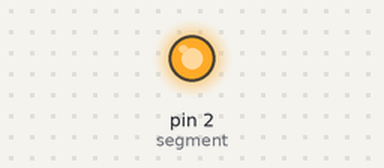
A sketch run on a simulated Arduino Uno, built with avr-gcc and run on an emulated ATmega328P. Shown: output pins drawn as LEDs (lit = HIGH). What the sketch prints to the serial monitor is not drawn.

Above: at 3.0 s.
At 9.2 s:
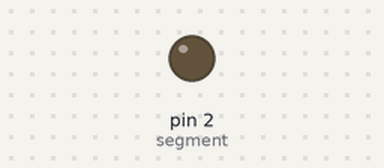
Timing chart, 0 to 16.0 s (numbered marks = the images above):
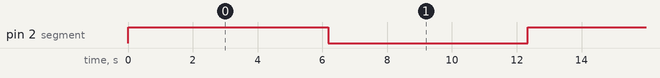

Measured:
- by itself, pin 2 (segment): alternates HIGH for 6.2 s and LOW for 6.1 s

The sketch:

4_circle_anim.ino
```cpp
int segment = 2;
unsigned long int
  t_start = 0,
  t_period = 1000;
bool state_led = true;
void setup() {
  for (int i = 2; i <= segment; ++i)
    {pinMode(i, OUTPUT);}
  Serial.begin(9600);
}

void loop() {
  unsigned long int t_cur = millis();

  if (t_cur - t_start >= t_period) {
    t_start = t_cur;
    switch(segment){
      case 7:
        segment = 2;
        if (state_led == true){state_led = false;}
        else if (state_led == false){state_led = true;}
        break;
      default:
        segment = segment + 1;
        break;
        }
  }
    Serial.println("Using LED number: " + String(segment) + " Status: " + String(state_led));
    digitalWrite(segment,state_led);
}
```
